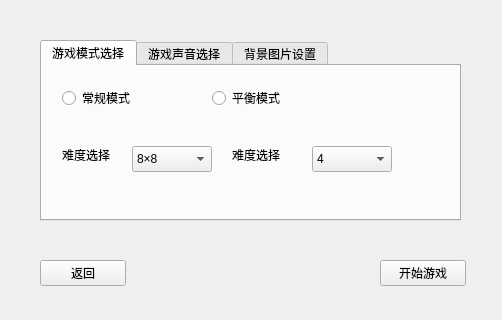
<?xml version="1.0" encoding="UTF-8"?>
<ui version="4.0">
 <class>setGameDlg</class>
 <widget class="QDialog" name="setGameDlg">
  <property name="geometry">
   <rect>
    <x>0</x>
    <y>0</y>
    <width>502</width>
    <height>320</height>
   </rect>
  </property>
  <property name="windowTitle">
   <string>Dialog</string>
  </property>
  <widget class="QTabWidget" name="tabWidget">
   <property name="geometry">
    <rect>
     <x>40</x>
     <y>40</y>
     <width>421</width>
     <height>181</height>
    </rect>
   </property>
   <property name="whatsThis">
    <string>&lt;html&gt;&lt;head/&gt;&lt;body&gt;&lt;p&gt;设置游戏模式&lt;/p&gt;&lt;/body&gt;&lt;/html&gt;</string>
   </property>
   <property name="currentIndex">
    <number>0</number>
   </property>
   <widget class="QWidget" name="tabWidgetPage1">
    <property name="contextMenuPolicy">
     <enum>Qt::ContextMenuPolicy::CustomContextMenu</enum>
    </property>
    <attribute name="title">
     <string>游戏模式选择</string>
    </attribute>
    <widget class="QRadioButton" name="modeChoseButton">
     <property name="geometry">
      <rect>
       <x>20</x>
       <y>20</y>
       <width>81</width>
       <height>24</height>
      </rect>
     </property>
     <property name="text">
      <string>常规模式</string>
     </property>
    </widget>
    <widget class="QRadioButton" name="modeChoseButton_2">
     <property name="geometry">
      <rect>
       <x>170</x>
       <y>20</y>
       <width>81</width>
       <height>24</height>
      </rect>
     </property>
     <property name="text">
      <string>平衡模式</string>
     </property>
    </widget>
    <widget class="QLabel" name="label_2">
     <property name="geometry">
      <rect>
       <x>20</x>
       <y>80</y>
       <width>63</width>
       <height>18</height>
      </rect>
     </property>
     <property name="text">
      <string>难度选择</string>
     </property>
    </widget>
    <widget class="QComboBox" name="chooseDimensionBox">
     <property name="geometry">
      <rect>
       <x>90</x>
       <y>80</y>
       <width>80</width>
       <height>26</height>
      </rect>
     </property>
     <item>
      <property name="text">
       <string>8×8</string>
      </property>
     </item>
     <item>
      <property name="text">
       <string>10×10</string>
      </property>
     </item>
    </widget>
    <widget class="QComboBox" name="chooseStoneNumBox">
     <property name="geometry">
      <rect>
       <x>270</x>
       <y>80</y>
       <width>80</width>
       <height>26</height>
      </rect>
     </property>
     <item>
      <property name="text">
       <string>4</string>
      </property>
     </item>
     <item>
      <property name="text">
       <string>5</string>
      </property>
     </item>
    </widget>
    <widget class="QLabel" name="label_3">
     <property name="geometry">
      <rect>
       <x>190</x>
       <y>80</y>
       <width>63</width>
       <height>18</height>
      </rect>
     </property>
     <property name="text">
      <string>难度选择</string>
     </property>
    </widget>
   </widget>
   <widget class="QWidget" name="tab">
    <attribute name="title">
     <string>游戏声音选择</string>
    </attribute>
    <widget class="QRadioButton" name="DefaltMusicButton">
     <property name="geometry">
      <rect>
       <x>30</x>
       <y>20</y>
       <width>110</width>
       <height>24</height>
      </rect>
     </property>
     <property name="text">
      <string>使用默认音乐</string>
     </property>
    </widget>
    <widget class="QRadioButton" name="tailorMusicButton">
     <property name="geometry">
      <rect>
       <x>220</x>
       <y>20</y>
       <width>131</width>
       <height>24</height>
      </rect>
     </property>
     <property name="text">
      <string>使用自定义音乐</string>
     </property>
    </widget>
    <widget class="QLineEdit" name="musicFileChooseEdit">
     <property name="geometry">
      <rect>
       <x>30</x>
       <y>60</y>
       <width>201</width>
       <height>26</height>
      </rect>
     </property>
    </widget>
    <widget class="QPushButton" name="chooseMusicFileButton">
     <property name="geometry">
      <rect>
       <x>270</x>
       <y>60</y>
       <width>91</width>
       <height>26</height>
      </rect>
     </property>
     <property name="text">
      <string>选择音乐文件</string>
     </property>
    </widget>
    <widget class="QSlider" name="volumeSlider">
     <property name="geometry">
      <rect>
       <x>130</x>
       <y>110</y>
       <width>231</width>
       <height>21</height>
      </rect>
     </property>
     <property name="orientation">
      <enum>Qt::Orientation::Horizontal</enum>
     </property>
    </widget>
    <widget class="QLabel" name="label">
     <property name="geometry">
      <rect>
       <x>30</x>
       <y>110</y>
       <width>71</width>
       <height>18</height>
      </rect>
     </property>
     <property name="text">
      <string>设置音量</string>
     </property>
    </widget>
   </widget>
   <widget class="QWidget" name="tab_2">
    <attribute name="title">
     <string>背景图片设置</string>
    </attribute>
    <widget class="QLineEdit" name="picFileChooseEdit">
     <property name="geometry">
      <rect>
       <x>50</x>
       <y>60</y>
       <width>211</width>
       <height>26</height>
      </rect>
     </property>
    </widget>
    <widget class="QPushButton" name="pushButton">
     <property name="geometry">
      <rect>
       <x>290</x>
       <y>60</y>
       <width>86</width>
       <height>26</height>
      </rect>
     </property>
     <property name="text">
      <string>选择背景图片</string>
     </property>
    </widget>
   </widget>
  </widget>
  <widget class="QPushButton" name="startButton">
   <property name="geometry">
    <rect>
     <x>380</x>
     <y>260</y>
     <width>86</width>
     <height>26</height>
    </rect>
   </property>
   <property name="text">
    <string>开始游戏</string>
   </property>
  </widget>
  <widget class="QPushButton" name="backButton">
   <property name="geometry">
    <rect>
     <x>40</x>
     <y>260</y>
     <width>86</width>
     <height>26</height>
    </rect>
   </property>
   <property name="text">
    <string>返回</string>
   </property>
  </widget>
 </widget>
 <resources/>
 <connections/>
</ui>
